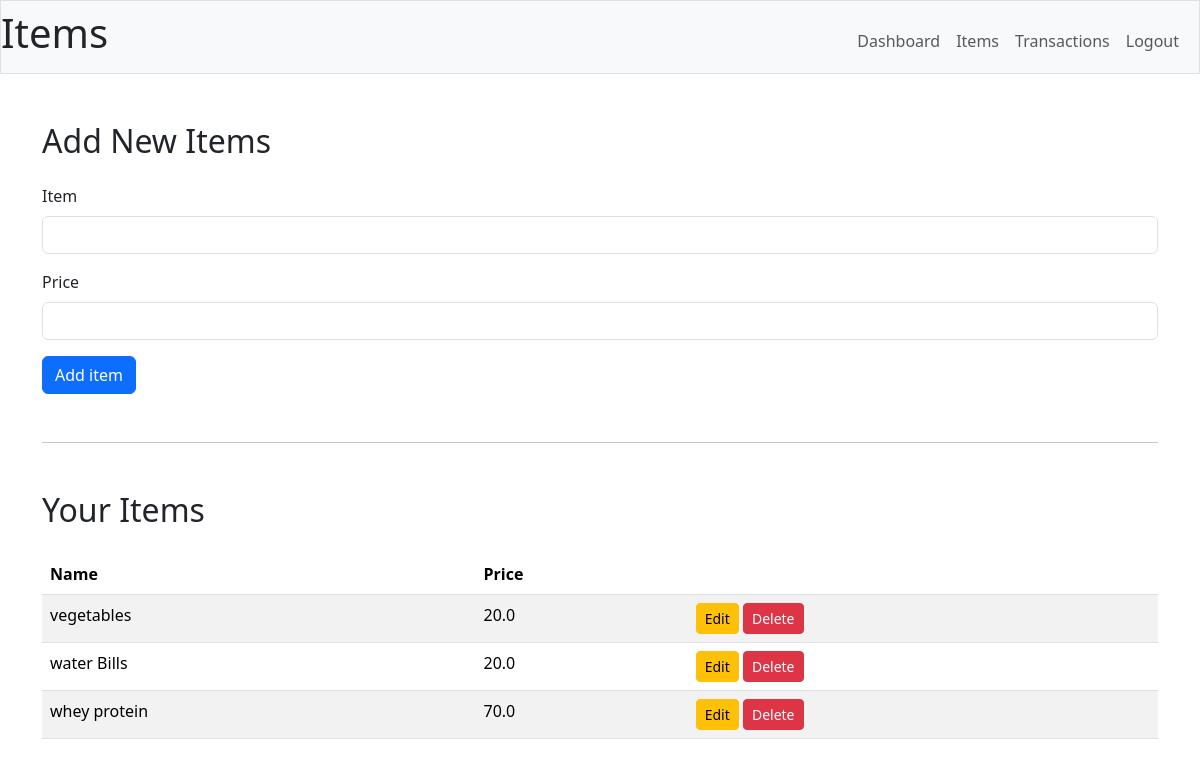
Page /items (signed in) on the committed database.
### main/models.py (models this page shows)
class Items(db.Model):
    __tablename__ = "items"
    id = db.Column(db.Integer, primary_key=True)
    name = db.Column(db.Text, nullable=False)
    price = db.Column(db.Float)
    user_id = db.Column(db.Integer, ForeignKey("users.id"))
    transactions = db.relationship("Transactions", back_populates="item")

### main/routes.py (the view)
@main.route("/items", methods=["GET", "POST"])
@jwt_required()
def item_details():
    if request.method == "POST":
        return add_item()
    else:
        return get_item()

### main/items.py (called while the page is built)
def get_item():
    user_id = int(get_jwt_identity())
    items = (
        db.session.query(Items).filter_by(user_id=user_id).order_by(Items.name).all()
    )
    return render_template("item.html", user_id=user_id, items=items)

### main/templates/item.html (shortened to what this page needs)
{%extends "index.html"%} {%block title%} Items {%endblock%} {%block header%}
Items {%endblock%} {%block body%}
<div class="container mt-5">
  <h2 class="mb-4">Add New Items</h2>
  <form method="POST" action="/items">
    <div class="mb-3">
      <label for="item" class="form-label">Item</label>
      <input type="text" class="form-control" id="item" name="name" required />
    </div>
    <div class="mb-3">
      <label for="price" class="form-label">Price</label>
      <input
        type="number"
        class="form-control"
        id="price"
        name="price"
        required
      />
    </div>
    <button type="submit" class="btn btn-primary">Add item</button>
  </form>
  <hr class="my-5" />
  <h2 class="mb-4">Your Items</h2>
  <table class="table table-striped">
    <thead>
      <tr>
        <th>Name</th>
        <th>Price</th>
        <th></th>
      </tr>
    </thead>
    <tbody>
      {% for c in items %}
      <tr>
        <td>{{ c.name }}</td>
        <td>{{ c.price }}</td>
        <td>
          <a
            href="{{ url_for('main.item_edit', id=c.id)}}"
            class="btn btn-sm btn-warning"
          >
            Edit
          </a>
          <form
            method="post"
            action="{{ url_for('main.item_edit', id=c.id) }}"
            style="display: inline"
          >
            <button
              type="submit"
              class="btn btn-sm btn-danger"
              onclick="return confirm('Are you sure? This transaction will be deleted!');"
            >
              Delete
            </button>
          </form>
        </td>
      </tr>
      {% endfor %}
    </tbody>
  </table>
</div>
{%endblock%}

### rows in the picture
Items: name "vegetables", price "20.0"
Items: name "water Bills", price "20.0"
Items: name "whey protein", price "70.0"
